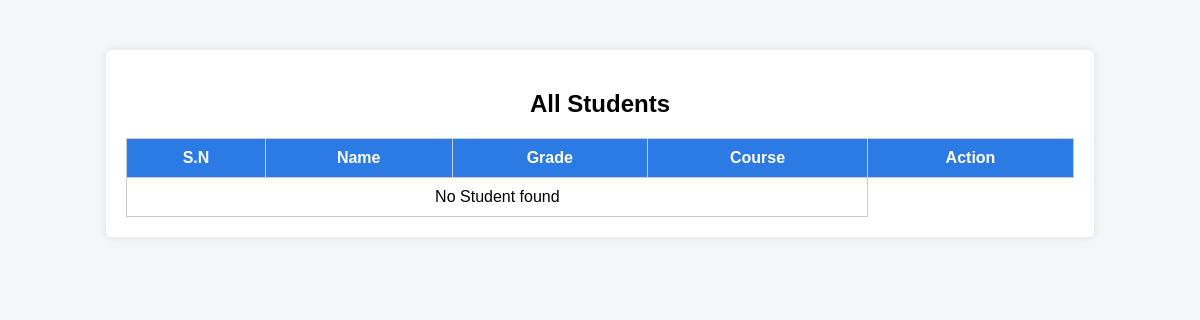
The app's page /AdminOperation/view_student, older data.
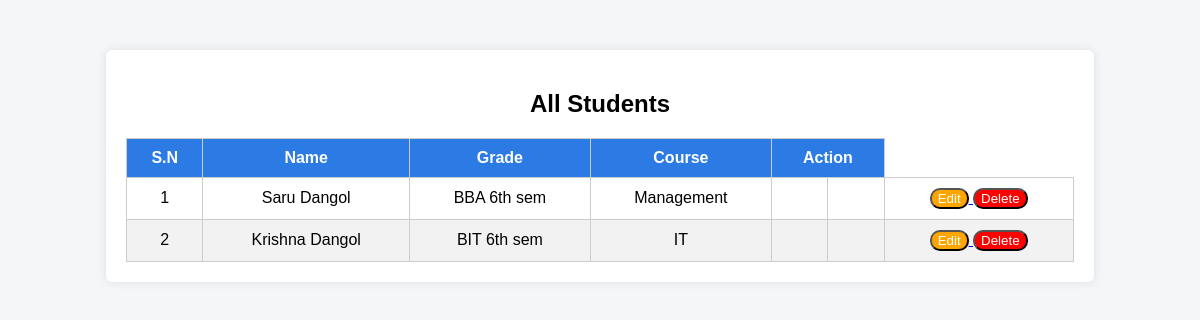
The same page, newer data.
### Admin/models.py (models this page shows, shortened)
class Student(models.Model):
    user = models.OneToOneField(User, on_delete=models.CASCADE,null=False,blank=False)
    Firstname=models.CharField(max_length=100)
    Lastname=models.CharField(max_length=100)
    Grade=models.CharField(max_length=100)
    course=models.CharField(max_length=100,default="BIT")

### Admin/views.py (the view)
# urls.py: path('view_student',views.view_student,name='view_student'),
def view_student(request):
    student=Student.objects.all()
    return render(request,"view_student.html",{'all_student':student})

### Admin/templates/view_student.html (shortened to what this page needs)
<!DOCTYPE html>
<html lang="en">
<head>
</head>
<body>
<div class="container">
    <h2>All Students</h2>
    <table>
        <thead>
            <tr>
                <th>S.N</th>
                <th>Name</th>
                <th>Grade</th>
                <th>Course</th>
                <th colspan=2>Action</th>
            </tr>
        </thead>
        <tbody>
            {% for student in all_student %}
            <tr>
                <td>{{ forloop.counter }}</td>
                <td>{{ student.Firstname }} {{student.Lastname}}</td>
                <td>{{ student.Grade }}</td>
                <td>{{ student.course }}</td>
                <td>{{ student.username }}</td>
                <td>{{ student.password }}</td>
                 <td><a href="{% url 'edit_student' student.id %}">
                 <button class="Edit">Edit</button>
                </a>
                <a href="{% url 'delete_student' student.id %}">
                 <button class="Delete">Delete</button>
                </a></td>
            </tr>
            {% empty %}
            <tr>
                <td colspan="4">No Student found</td>
            </tr>
            {% endfor %}
        </tbody>
    </table>
</div>
</body>
</html>

Row changes from the older to the newer data that the page shows:
added Student: Firstname "Saru", Lastname "Dangol", Grade "BBA 6th sem", course "Management"
added Student: Firstname "Krishna", Lastname "Dangol", Grade "BIT 6th sem", course "IT"
Text that changed along with them:
text no longer shown: "No Student found"
